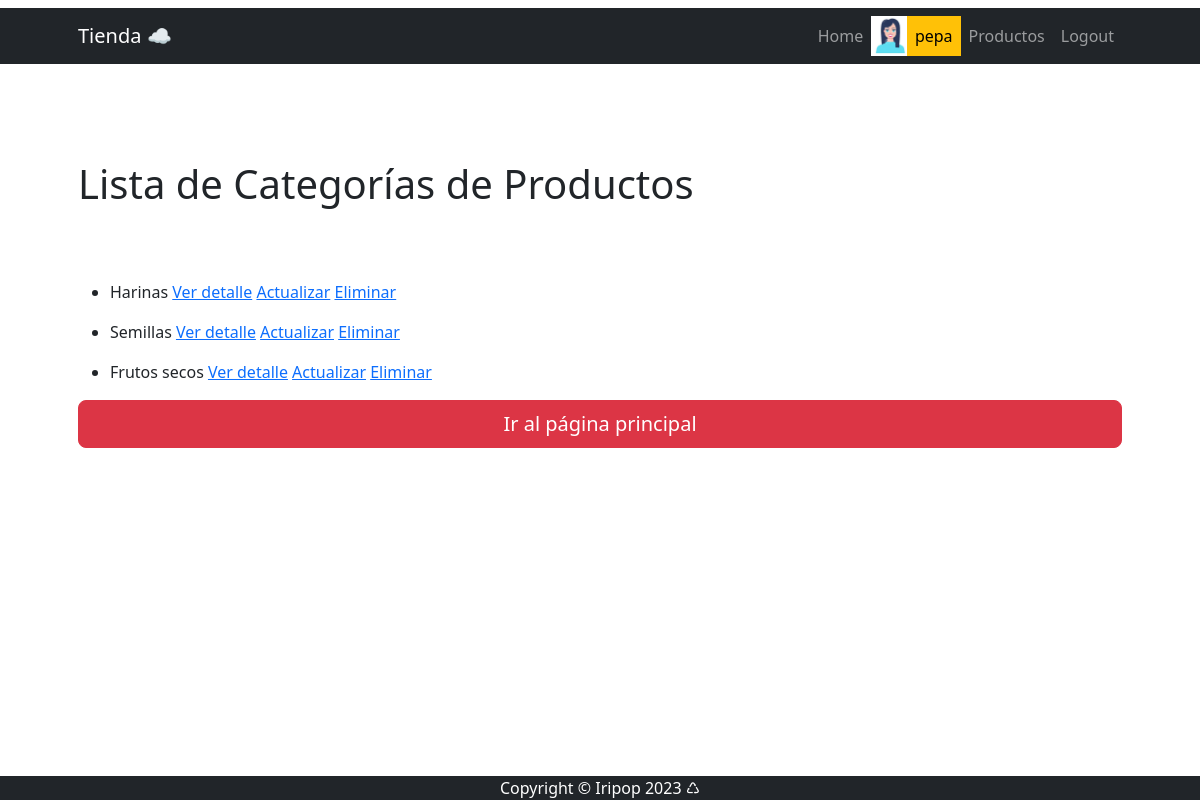
Screenshot of /productocategoria/list/ (signed in) with the database file from the repository.
### apps/venta/models.py (models this page shows, shortened)
class Vendedor(models.Model):
    usuario = models.OneToOneField(User, on_delete=models.CASCADE, related_name="vendedor")
    celular = models.CharField(max_length=50)
    avatar = models.ImageField(upload_to="avatares", blank=True, null=True)
    class Meta:
        verbose_name_plural = "Vendedores"

### apps/producto/models.py (models this page shows, shortened)
class ProductoCategoria(models.Model):
    nombre = models.CharField(max_length=200, unique=True)
    descripcion = models.CharField(
        max_length=250, null=True, blank=True, verbose_name="descripción")
    class Meta:
        verbose_name = "categoría de productos"
        verbose_name_plural = "categorías de productos"

### apps/producto/views.py (the view)
# urls.py: path("productocategoria/list/", views.ProductoCategoriaList.as_view(), name="productocategoria_list"),
class ProductoCategoriaList(ListView):
    model = models.ProductoCategoria

### apps/producto/templates/producto/productocategoria_list.html
{% extends 'producto/index.html' %}
{% block INDEX_TITULO %}
    Lista de Categorías de Productos
{% endblock INDEX_TITULO %}
{% block INDEX_CONTENIDO %}
    {% if object_list %}
        {% for object in object_list %}
            <ul>
                <li>{{ object.nombre }}
                    <a href="{% url 'producto:productocategoria_detail' object.id %}">Ver detalle</a>
                    <a href="{% url 'producto:productocategoria_update' object.id %}">Actualizar</a>
                    <a href="{% url 'producto:productocategoria_delete' object.id %}">Eliminar</a>
                </li>
            </ul>
        {% endfor %}
    {% else %}
        <p>no hay elementos</p>
    {% endif %}
    {% include 'CORE/index_back.html' %}</p></br>
{% endblock INDEX_CONTENIDO %}

### apps/CORE/templates/CORE/navbar.html (shortened to what this page needs)
{% load static %}
<nav class="navbar navbar-expand-lg navbar-dark bg-dark">
    <div class="container px-5">
        <a class="navbar-brand" href="{% url 'Home:home' %}">Tienda &#9729;</a>
        <div class="collapse navbar-collapse" id="navbarSupportedContent">
            <ul class="navbar-nav ms-auto mb-2 mb-lg-0">
                <li class="nav-item"><a class="nav-link {% if request.path == "/" %} active  {% endif %}" aria-current="page" href="{% url 'Home:home' %}">Home</a></li>
                {% if user.is_authenticated %}
                    {% if user.vendedor.avatar.url %}
                        <li class="nav-item"> <img src="{{ user.vendedor.avatar.url }}" alt="avatar" class="" style="height: 40px;"></li>
                    {% else %}
                        <li class="nav-item"> <img src="{% static 'venta/avatar2.png'%}" alt="avatar" class="" style="height: 37px;"></li>
                    {% endif %}
                    <li class="nav-item"><a class="nav-link text-bg-warning">{{ user.username }}</a></li>
                    <li class="nav-item"><a class="nav-link {% if request.path == "/producto/" %} active  {% endif %}" href="{% url 'producto:home' %}">Productos</a></li>
                    <li class="nav-item"><a class="nav-link {% if request.path == "/logout/" %} active  {% endif %}" href="{% url 'Home:logout' %}">Logout</a></li>
                {% else %}
                    <li class="nav-item"><a class="nav-link {% if request.path == "/about/" %} active  {% endif %}" href="{% url 'Home:about' %}">Acerca de mí</a></li>
                    <li class="nav-item"><a class="nav-link text-warning {% if request.path == "/login/" %} active {% endif %}" href="{% url 'Home:login' %}">Login</a></li>
                {% endif %}
            </ul>
        </div>
    </div>
</nav>

### rows the page displays
ProductoCategoria: nombre "Harinas"
ProductoCategoria: nombre "Semillas"
ProductoCategoria: nombre "Frutos secos"

### other values shown
{{ user.username }} "pepa"
